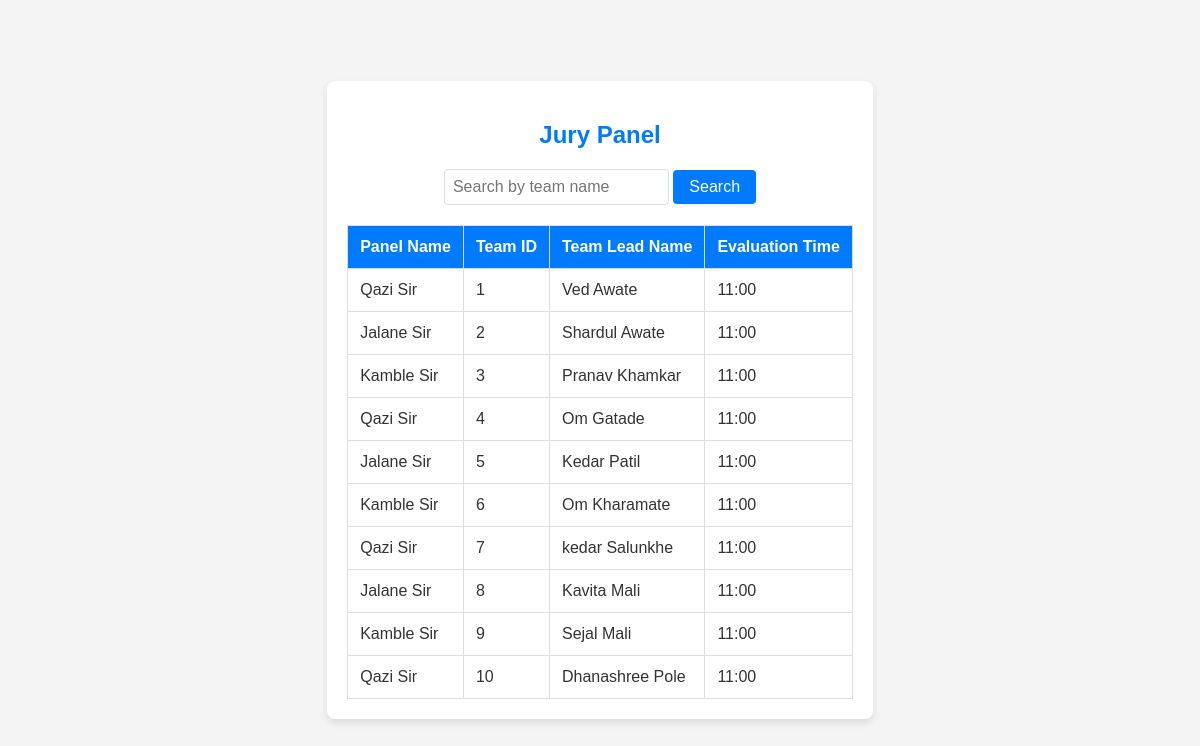
Screenshot of /jury_panel with the database file from the repository.
### tables this page shows
CREATE TABLE jury_panel (
            panel_id INTEGER PRIMARY KEY,
            panel_name TEXT,
            team_id INTEGER,
            evaluation_time TEXT,
            FOREIGN KEY (team_id) REFERENCES teams (team_id)
        );

CREATE TABLE teams (
            team_id INTEGER PRIMARY KEY,
            team_lead_name TEXT,
            domain_name TEXT,
            lab_id INTEGER,
            FOREIGN KEY (lab_id) REFERENCES labs (lab_id)
        );

### app.py (the view)
@app.route('/jury_panel')
def jury_panel():
    connection = sqlite3.connect('data.db')
    cursor = connection.cursor()
    jury_panel_query = '''
        SELECT jury_panel.*, teams.team_lead_name
        FROM jury_panel
        JOIN teams ON jury_panel.team_id = teams.team_id
    '''
    jury_panel = cursor.execute(jury_panel_query).fetchall()
    connection.close()
    return render_template('jury_panel.html', jury_panel=jury_panel)

### templates/jury_panel.html (shortened to what this page needs)
<!DOCTYPE html>
<html lang="en">
<head>
</head>
<body>
    <div>
        <h2>Jury Panel</h2>
        <form action="/search_team_details3" method="post">
            <input type="text" id="searcher" name="searcher" placeholder="Search by team name">
            <button type="submit">Search</button>
        </form>
        <table>
            <thead>
                <tr>
                    <th>Panel Name</th>
                    <th>Team ID</th>
                    <th>Team Lead Name</th>
                    <th>Evaluation Time</th>
                </tr>
            </thead>
            <tbody>
                {% for panel in jury_panel %}
                    <tr>
                        <td>{{ panel[1] }}</td>
                        <td>{{ panel[2] }}</td>
                        <td>{{ panel[4] }}</td>
                        <td>{{ panel[3] }}</td>
                    </tr>
                {% endfor %}
            </tbody>
        </table>
    </div>
</body>
</html>

### templates/jury_panel.html (style rules this page uses)
body { font-family: 'Arial', sans-serif; background-color: #f4f4f4; color: #333; margin: 0; padding: 0; display: flex; align-items: center; justify-content: center; height: 100vh; }
div { text-align: center; padding: 20px; background-color: #fff; border-radius: 8px; box-shadow: 0 4px 8px rgba(0, 0, 0, 0.1); }
h2 { color: #007bff; }
form { margin-bottom: 20px; }
input[type="text"] { padding: 8px; font-size: 16px; border: 1px solid #ddd; border-radius: 4px; }
button { padding: 8px 16px; font-size: 16px; background-color: #007bff; color: #fff; border: none; border-radius: 4px; cursor: pointer; }
table { width: 100%; border-collapse: collapse; margin-top: 20px; }
th, td { border: 1px solid #ddd; padding: 12px; text-align: left; }
th { background-color: #007bff; color: #fff; }

### rows the page displays
jury_panel: panel_name "Qazi Sir", team "1", team_lead_name "Ved Awate", evaluation_time "11:00"
jury_panel: panel_name "Jalane Sir", team "2", team_lead_name "Shardul Awate", evaluation_time "11:00"
jury_panel: panel_name "Kamble Sir", team "3", team_lead_name "Pranav Khamkar", evaluation_time "11:00"
jury_panel: panel_name "Qazi Sir", team "4", team_lead_name "Om Gatade", evaluation_time "11:00"
jury_panel: panel_name "Jalane Sir", team "5", team_lead_name "Kedar Patil", evaluation_time "11:00"
jury_panel: panel_name "Kamble Sir", team "6", team_lead_name "Om Kharamate", evaluation_time "11:00"
jury_panel: panel_name "Qazi Sir", team "7", team_lead_name "kedar Salunkhe", evaluation_time "11:00"
jury_panel: panel_name "Jalane Sir", team "8", team_lead_name "Kavita Mali", evaluation_time "11:00"
jury_panel: panel_name "Kamble Sir", team "9", team_lead_name "Sejal Mali", evaluation_time "11:00"
jury_panel: panel_name "Qazi Sir", team "10", team_lead_name "Dhanashree Pole", evaluation_time "11:00"
